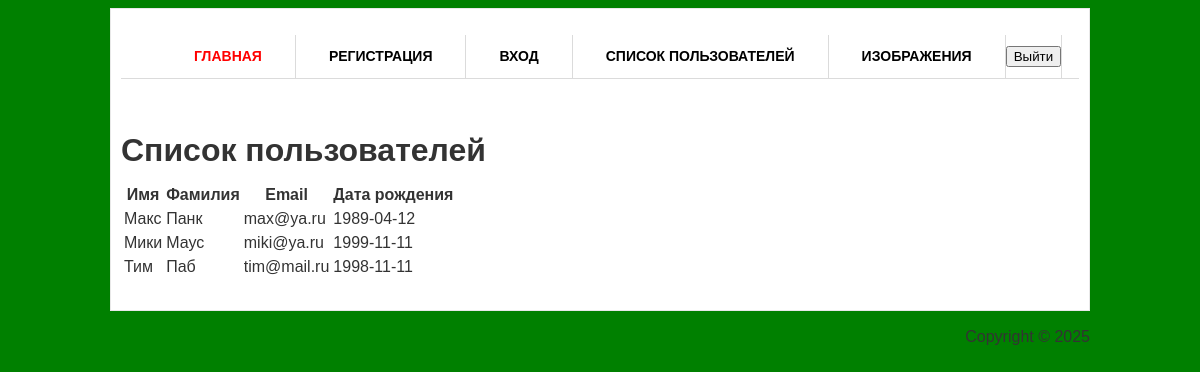
The app's page /users_list (signed in) with its own data.
### models.py (models this page shows, shortened)
class CustomUser(db.Model, UserMixin): # UserMixin необходим для авторизации пользователя
    id = db.Column(db.Integer, primary_key=True)
    username = db.Column(db.String(150), unique=True, nullable=False)
    first_name = db.Column(db.String(100), nullable=False)
    last_name = db.Column(db.String(100), nullable=False)
    email = db.Column(db.String(120), unique=True, nullable=False)
    birth_date = db.Column(db.Date, nullable=True)
    password = db.Column(db.String(200), nullable=False)

### app.py (the view)
@app.route('/users_list')
@login_required
def users_list():
    users = CustomUser.query.all()
    return render_template('users_list.html', users=users)

### app.py (called while the page is built)
@login_manager.user_loader
def load_user(user_id):
    try:
        return CustomUser.query.get(int(user_id))
    except (ValueError, TypeError):
        return None

### templates/users_list.html (shortened to what this page needs)
{% extends 'base.html' %}
    {% block content %}
    <h1>Список пользователей</h1>
    {% if users %}
    <table>
        <thead>
            <tr>
                <th>Имя</th>
                <th>Фамилия</th>
                <th>Email</th>
                <th>Дата рождения</th>
            </tr>
        </thead>
        <tbody>
            {% for user in users %}
            <tr>
                <td>{{ user.first_name }}</td>
                <td>{{ user.last_name }}</td>
                <td>{{ user.email }}</td>
                <td>{{ user.birth_date }}</td>
            </tr>
            {% endfor %}
        </tbody>
    </table>
    {% else %}
    <p>Нет доступных данных.</p>
    {% endif %}
    {% endblock %}

### static/css/style.css (style rules this page uses)
body { font-size: 16px; line-height: 20px; font-family: Georgia, Arial, Helvetica, Sans-Serif; color: #333; background: url() repeat 0 0; background-color: green; }

### records on screen
CustomUser: first_name "Макс", last_name "Панк", email "max@ya.ru", birth_date "1989-04-12"
CustomUser: first_name "Мики", last_name "Маус", email "miki@ya.ru", birth_date "1999-11-11"
CustomUser: first_name "Тим", last_name "Паб", email "tim@mail.ru", birth_date "1998-11-11"
